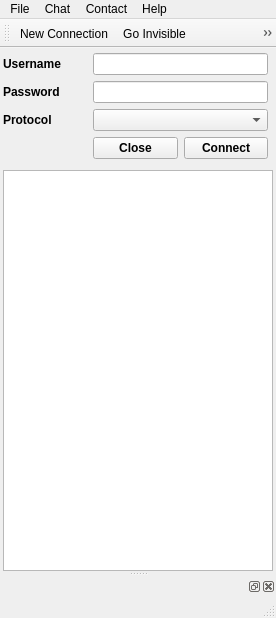
<?xml version="1.0" encoding="UTF-8"?>
<ui version="4.0">
 <class>MainWindow</class>
 <widget class="QMainWindow" name="MainWindow">
  <property name="enabled">
   <bool>true</bool>
  </property>
  <property name="geometry">
   <rect>
    <x>0</x>
    <y>0</y>
    <width>276</width>
    <height>618</height>
   </rect>
  </property>
  <property name="windowTitle">
   <string>Yobot</string>
  </property>
  <widget class="QWidget" name="centralwidget">
   <layout class="QGridLayout" name="gridLayout">
    <property name="leftMargin">
     <number>3</number>
    </property>
    <property name="topMargin">
     <number>0</number>
    </property>
    <property name="rightMargin">
     <number>3</number>
    </property>
    <property name="bottomMargin">
     <number>0</number>
    </property>
    <item row="0" column="0">
     <widget class="QFrame" name="conninput">
      <property name="sizePolicy">
       <sizepolicy hsizetype="Expanding" vsizetype="Fixed">
        <horstretch>0</horstretch>
        <verstretch>0</verstretch>
       </sizepolicy>
      </property>
      <property name="frameShape">
       <enum>QFrame::NoFrame</enum>
      </property>
      <property name="frameShadow">
       <enum>QFrame::Plain</enum>
      </property>
      <property name="lineWidth">
       <number>0</number>
      </property>
      <layout class="QGridLayout" name="gridLayout_2">
       <property name="sizeConstraint">
        <enum>QLayout::SetDefaultConstraint</enum>
       </property>
       <property name="leftMargin">
        <number>0</number>
       </property>
       <property name="topMargin">
        <number>5</number>
       </property>
       <property name="rightMargin">
        <number>5</number>
       </property>
       <property name="bottomMargin">
        <number>5</number>
       </property>
       <item row="1" column="0">
        <widget class="QLabel" name="_userlabel">
         <property name="sizePolicy">
          <sizepolicy hsizetype="Preferred" vsizetype="Fixed">
           <horstretch>0</horstretch>
           <verstretch>0</verstretch>
          </sizepolicy>
         </property>
         <property name="font">
          <font>
           <weight>75</weight>
           <bold>true</bold>
          </font>
         </property>
         <property name="text">
          <string>Username</string>
         </property>
        </widget>
       </item>
       <item row="1" column="1" colspan="2">
        <widget class="QLineEdit" name="w_username">
         <property name="sizePolicy">
          <sizepolicy hsizetype="Expanding" vsizetype="Fixed">
           <horstretch>0</horstretch>
           <verstretch>0</verstretch>
          </sizepolicy>
         </property>
         <property name="text">
          <string/>
         </property>
        </widget>
       </item>
       <item row="2" column="0">
        <widget class="QLabel" name="_passwordlabel">
         <property name="sizePolicy">
          <sizepolicy hsizetype="Preferred" vsizetype="Fixed">
           <horstretch>0</horstretch>
           <verstretch>0</verstretch>
          </sizepolicy>
         </property>
         <property name="font">
          <font>
           <weight>75</weight>
           <bold>true</bold>
          </font>
         </property>
         <property name="text">
          <string>Password</string>
         </property>
        </widget>
       </item>
       <item row="2" column="1" colspan="2">
        <widget class="QLineEdit" name="w_password">
         <property name="sizePolicy">
          <sizepolicy hsizetype="Expanding" vsizetype="Fixed">
           <horstretch>0</horstretch>
           <verstretch>0</verstretch>
          </sizepolicy>
         </property>
         <property name="inputMask">
          <string/>
         </property>
         <property name="text">
          <string/>
         </property>
         <property name="echoMode">
          <enum>QLineEdit::Password</enum>
         </property>
        </widget>
       </item>
       <item row="3" column="0">
        <widget class="QLabel" name="_protolabel">
         <property name="sizePolicy">
          <sizepolicy hsizetype="Preferred" vsizetype="Fixed">
           <horstretch>0</horstretch>
           <verstretch>0</verstretch>
          </sizepolicy>
         </property>
         <property name="font">
          <font>
           <weight>75</weight>
           <bold>true</bold>
          </font>
         </property>
         <property name="text">
          <string>Protocol</string>
         </property>
        </widget>
       </item>
       <item row="3" column="1" colspan="2">
        <widget class="QComboBox" name="w_improto">
         <property name="sizePolicy">
          <sizepolicy hsizetype="Preferred" vsizetype="Fixed">
           <horstretch>0</horstretch>
           <verstretch>0</verstretch>
          </sizepolicy>
         </property>
        </widget>
       </item>
       <item row="4" column="2">
        <widget class="QPushButton" name="w_connect">
         <property name="sizePolicy">
          <sizepolicy hsizetype="Minimum" vsizetype="Fixed">
           <horstretch>0</horstretch>
           <verstretch>0</verstretch>
          </sizepolicy>
         </property>
         <property name="font">
          <font>
           <weight>75</weight>
           <bold>true</bold>
          </font>
         </property>
         <property name="text">
          <string>Connect</string>
         </property>
         <property name="icon">
          <iconset resource="../../../yobot/py/gui/resources.qrc">
           <normaloff>:/icons/icons/network-connect.png</normaloff>:/icons/icons/network-connect.png</iconset>
         </property>
        </widget>
       </item>
       <item row="4" column="1">
        <widget class="QPushButton" name="conn_close">
         <property name="font">
          <font>
           <weight>75</weight>
           <bold>true</bold>
          </font>
         </property>
         <property name="text">
          <string>Close</string>
         </property>
         <property name="icon">
          <iconset resource="../../../yobot/py/gui/resources.qrc">
           <normaloff>:/icons/icons/dialog-close.png</normaloff>:/icons/icons/dialog-close.png</iconset>
         </property>
        </widget>
       </item>
      </layout>
     </widget>
    </item>
    <item row="1" column="0">
     <spacer name="verticalSpacer">
      <property name="orientation">
       <enum>Qt::Vertical</enum>
      </property>
      <property name="sizeType">
       <enum>QSizePolicy::Ignored</enum>
      </property>
      <property name="sizeHint" stdset="0">
       <size>
        <width>20</width>
        <height>0</height>
       </size>
      </property>
     </spacer>
    </item>
    <item row="2" column="0">
     <widget class="QTreeView" name="blist">
      <property name="autoScrollMargin">
       <number>28</number>
      </property>
      <property name="editTriggers">
       <set>QAbstractItemView::NoEditTriggers</set>
      </property>
      <property name="alternatingRowColors">
       <bool>true</bool>
      </property>
      <property name="iconSize">
       <size>
        <width>28</width>
        <height>20</height>
       </size>
      </property>
      <property name="verticalScrollMode">
       <enum>QAbstractItemView::ScrollPerPixel</enum>
      </property>
      <property name="indentation">
       <number>10</number>
      </property>
      <property name="uniformRowHeights">
       <bool>false</bool>
      </property>
      <property name="headerHidden">
       <bool>true</bool>
      </property>
     </widget>
    </item>
   </layout>
  </widget>
  <widget class="QMenuBar" name="menubar">
   <property name="geometry">
    <rect>
     <x>0</x>
     <y>0</y>
     <width>276</width>
     <height>29</height>
    </rect>
   </property>
   <widget class="QMenu" name="menu">
    <property name="title">
     <string>File</string>
    </property>
    <addaction name="actionNewconn"/>
    <addaction name="separator"/>
    <addaction name="actionQuit"/>
   </widget>
   <widget class="QMenu" name="menuChat">
    <property name="title">
     <string>Chat</string>
    </property>
    <widget class="QMenu" name="menuSet_Status">
     <property name="title">
      <string>Set Status</string>
     </property>
    </widget>
    <addaction name="actionSend_IM"/>
    <addaction name="actionJoin_Room"/>
    <addaction name="separator"/>
    <addaction name="actionGo_Invisible"/>
    <addaction name="menuSet_Status"/>
   </widget>
   <widget class="QMenu" name="menuHelo">
    <property name="title">
     <string>Help</string>
    </property>
    <addaction name="actionAbout"/>
   </widget>
   <widget class="QMenu" name="menuContact">
    <property name="title">
     <string>Contact</string>
    </property>
    <addaction name="actionAddUser"/>
    <addaction name="actionIgnoreUser"/>
   </widget>
   <addaction name="menu"/>
   <addaction name="menuChat"/>
   <addaction name="menuContact"/>
   <addaction name="menuHelo"/>
  </widget>
  <widget class="QStatusBar" name="statusbar"/>
  <widget class="QToolBar" name="toolBar">
   <property name="windowTitle">
    <string>Actions</string>
   </property>
   <property name="movable">
    <bool>true</bool>
   </property>
   <property name="iconSize">
    <size>
     <width>16</width>
     <height>16</height>
    </size>
   </property>
   <property name="floatable">
    <bool>false</bool>
   </property>
   <attribute name="toolBarArea">
    <enum>TopToolBarArea</enum>
   </attribute>
   <attribute name="toolBarBreak">
    <bool>false</bool>
   </attribute>
   <addaction name="actionNewconn"/>
   <addaction name="actionGo_Invisible"/>
   <addaction name="actionJoin_Room"/>
   <addaction name="actionSend_IM"/>
   <addaction name="actionAddUser"/>
   <addaction name="actionIgnoreUser"/>
  </widget>
  <widget class="QDockWidget" name="noticebox">
   <property name="maximumSize">
    <size>
     <width>524287</width>
     <height>120</height>
    </size>
   </property>
   <property name="floating">
    <bool>false</bool>
   </property>
   <property name="features">
    <set>QDockWidget::AllDockWidgetFeatures</set>
   </property>
   <attribute name="dockWidgetArea">
    <number>8</number>
   </attribute>
   <widget class="QWidget" name="notice_w">
    <layout class="QGridLayout" name="gridLayout_3">
     <property name="margin">
      <number>0</number>
     </property>
     <property name="spacing">
      <number>0</number>
     </property>
     <item row="0" column="0">
      <widget class="QStackedWidget" name="notices">
       <property name="minimumSize">
        <size>
         <width>256</width>
         <height>0</height>
        </size>
       </property>
       <property name="frameShadow">
        <enum>QFrame::Plain</enum>
       </property>
       <property name="lineWidth">
        <number>0</number>
       </property>
       <property name="currentIndex">
        <number>-1</number>
       </property>
      </widget>
     </item>
    </layout>
   </widget>
  </widget>
  <action name="actionAbout">
   <property name="icon">
    <iconset resource="../../../yobot/py/gui/resources.qrc">
     <normaloff>:/icons/icons/help-about.png</normaloff>:/icons/icons/help-about.png</iconset>
   </property>
   <property name="text">
    <string>About</string>
   </property>
  </action>
  <action name="actionSend_IM">
   <property name="icon">
    <iconset resource="../../../yobot/py/gui/resources.qrc">
     <normaloff>:/icons/icons/irc-voice.png</normaloff>:/icons/icons/irc-voice.png</iconset>
   </property>
   <property name="text">
    <string>Send IM</string>
   </property>
   <property name="shortcut">
    <string>Ctrl+M</string>
   </property>
  </action>
  <action name="actionJoin_Room">
   <property name="icon">
    <iconset resource="../../../yobot/py/gui/resources.qrc">
     <normaloff>:/icons/icons/irc-join-channel.png</normaloff>:/icons/icons/irc-join-channel.png</iconset>
   </property>
   <property name="text">
    <string>Join Room</string>
   </property>
   <property name="shortcut">
    <string>Ctrl+J</string>
   </property>
  </action>
  <action name="actionQuit">
   <property name="icon">
    <iconset resource="../../../yobot/py/gui/resources.qrc">
     <normaloff>:/icons/icons/application-exit.png</normaloff>:/icons/icons/application-exit.png</iconset>
   </property>
   <property name="text">
    <string>Quit</string>
   </property>
   <property name="shortcut">
    <string>Ctrl+Q</string>
   </property>
  </action>
  <action name="actionNewconn">
   <property name="icon">
    <iconset resource="../../../yobot/py/gui/resources.qrc">
     <normaloff>:/icons/icons/network-connect.png</normaloff>:/icons/icons/network-connect.png</iconset>
   </property>
   <property name="text">
    <string>New Connection</string>
   </property>
   <property name="toolTip">
    <string>Add a New Connection</string>
   </property>
   <property name="shortcut">
    <string>Ctrl+N</string>
   </property>
  </action>
  <action name="actionGo_Invisible">
   <property name="icon">
    <iconset resource="../../../yobot/py/gui/resources.qrc">
     <normaloff>:/icons/icons/user-invisible.png</normaloff>:/icons/icons/user-invisible.png</iconset>
   </property>
   <property name="text">
    <string>Go Invisible</string>
   </property>
  </action>
  <action name="actionAddUser">
   <property name="icon">
    <iconset resource="../../../yobot/py/gui/resources.qrc">
     <normaloff>:/icons/icons/list-add-user.png</normaloff>:/icons/icons/list-add-user.png</iconset>
   </property>
   <property name="text">
    <string>Add</string>
   </property>
   <property name="toolTip">
    <string>Add a user to your buddy list</string>
   </property>
  </action>
  <action name="actionIgnoreUser">
   <property name="icon">
    <iconset resource="../../../yobot/py/gui/resources.qrc">
     <normaloff>:/icons/icons/im-ban-user.png</normaloff>:/icons/icons/im-ban-user.png</iconset>
   </property>
   <property name="text">
    <string>Ignore</string>
   </property>
  </action>
  <action name="actionAdd">
   <property name="text">
    <string>Add</string>
   </property>
  </action>
  <action name="actionIgnore">
   <property name="text">
    <string>Ignore</string>
   </property>
  </action>
  <action name="actionInvis">
   <property name="text">
    <string>Invis</string>
   </property>
  </action>
 </widget>
 <resources>
  <include location="../../../yobot/py/gui/resources.qrc"/>
 </resources>
 <connections>
  <connection>
   <sender>actionQuit</sender>
   <signal>activated()</signal>
   <receiver>MainWindow</receiver>
   <slot>close()</slot>
   <hints>
    <hint type="sourcelabel">
     <x>-1</x>
     <y>-1</y>
    </hint>
    <hint type="destinationlabel">
     <x>138</x>
     <y>277</y>
    </hint>
   </hints>
  </connection>
  <connection>
   <sender>conn_close</sender>
   <signal>clicked()</signal>
   <receiver>conninput</receiver>
   <slot>hide()</slot>
   <hints>
    <hint type="sourcelabel">
     <x>125</x>
     <y>180</y>
    </hint>
    <hint type="destinationlabel">
     <x>138</x>
     <y>131</y>
    </hint>
   </hints>
  </connection>
 </connections>
</ui>
